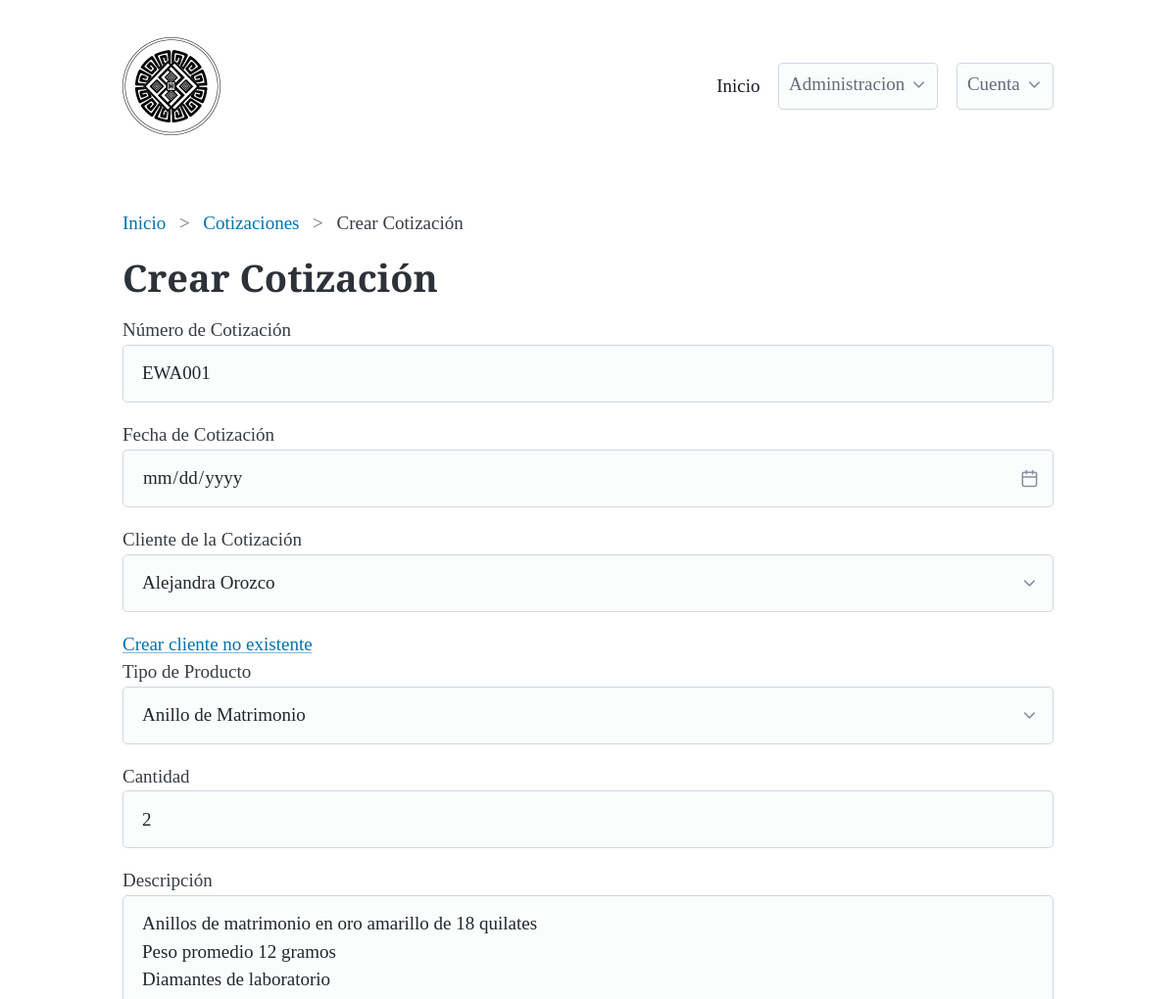
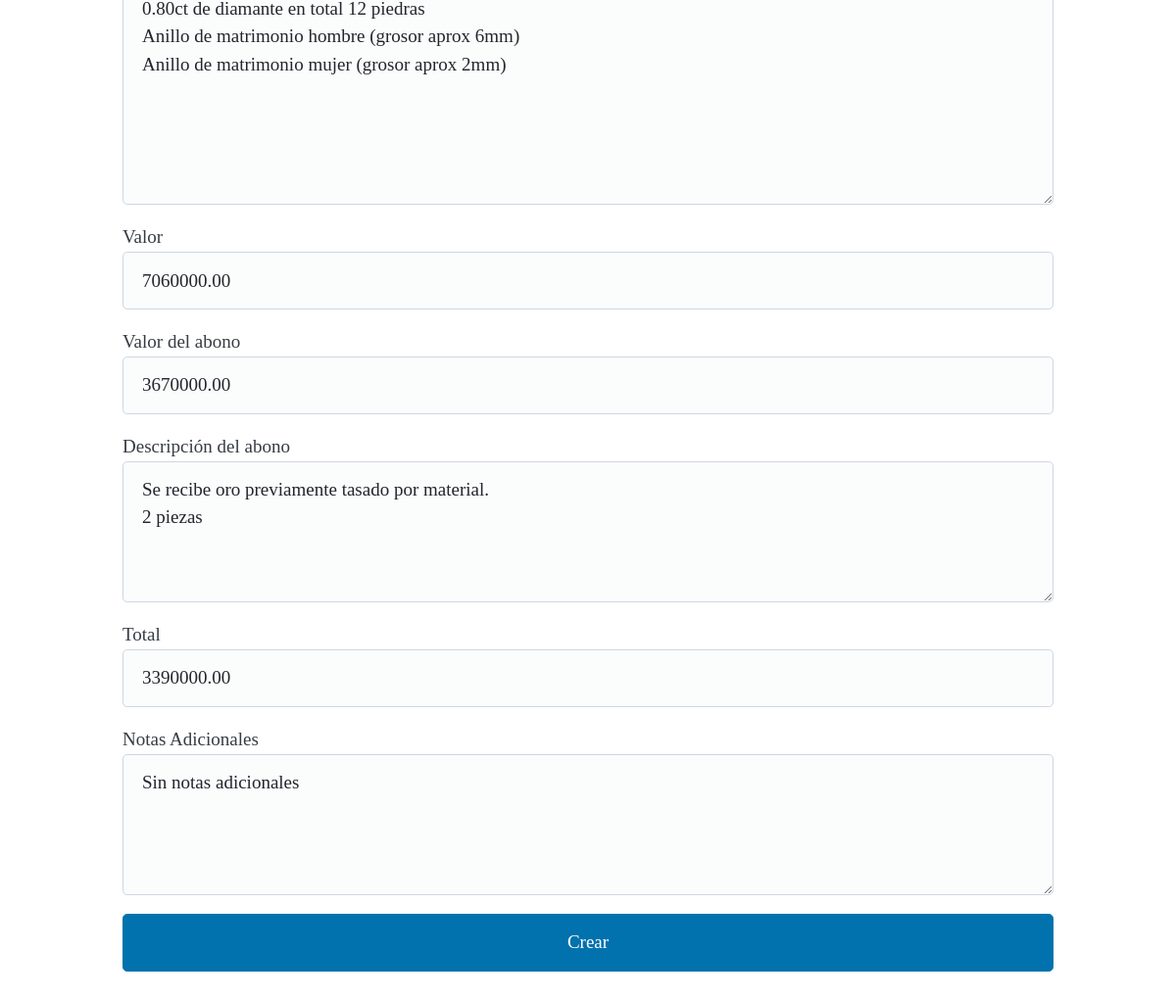
Page /quotes/update/1/ (signed in) on the committed database (2 pictures, top to bottom).
### quotes/models.py (models this page shows, shortened)
class Quote(models.Model):
    def generate_quote_number():
        last_quote = Quote.objects.all().aggregate(Max('id'))['id__max']
        next_number = 1 if last_quote is None else last_quote + 1
        return f'EWA{next_number:03d}'
    created_at = models.DateTimeField(auto_now_add=True, null=True, blank=True)
    quote_number = models.CharField(
        max_length=100,
        unique=True,
        default=generate_quote_number,
    )
    quote_quantity = models.IntegerField(null=True, blank=True)
    QUOTE_PRODUCT_TYPE_CHOICES = [
        ('Anillo de Compromiso', 'Anillo de Compromiso'),
        ('Anillo de Matrimonio', 'Anillo de Matrimonio'),
        ('A medida', 'A medida'),
        ('Otro', 'Otro'),
    ]
    quote_product_type = models.CharField(max_length=100, null=False, blank=False, choices=QUOTE_PRODUCT_TYPE_CHOICES)
    quote_date = models.DateField(null=False, blank=False, default=timezone.now)
    quote_value = models.DecimalField(max_digits=10, decimal_places=2, null=True, blank=True)
    quote_total = models.DecimalField(max_digits=10, decimal_places=2, null=True, blank=True)
    quote_description = models.TextField(null=True, blank=True)
    quote_additional_notes = models.TextField(null=True, blank=True)
    client = models.ForeignKey(Client, on_delete=models.DO_NOTHING, null=True, blank=True)
    quote_discount = models.DecimalField(max_digits=10, decimal_places=2, null=True, blank=True)
    quote_discount_description = models.CharField(max_length=100, null=True, blank=True)

### quotes/views.py (the view)
# urls.py: path('update/<int:pk>/', QuoteUpdateView.as_view(), name='quotes_update'),
class QuoteUpdateView(UpdateView):
    model = Quote
    form_class = QuoteForm
    template_name = 'quotes/quotes_create.html'
    success_url = reverse_lazy('quotes:quotes_list')
    def get_context_data(self, **kwargs):
        context = super().get_context_data(**kwargs)
        context['quote'] = Quote.objects.get(id=self.kwargs['pk'])
        return context

### clients/models.py (called while the page is built)
    def __str__(self):
        return self.name

### quotes/templates/quotes/quotes_create.html (shortened to what this page needs)
{% extends 'base.html' %}
{% block breadcrumb %}
<nav aria-label="breadcrumb">
    <ul>
       <li><a href="{% url 'dashboard:dashboard' %}">Inicio</a></li>
      <li><a href="{% url 'quotes:quotes_list' %}">Cotizaciones</a></li>
      <li>Crear Cotización</li>
    </ul>
  </nav>
{% endblock %}
{% block content %}
<h1>Crear Cotización</h1>
<form method="post">
    <div class="form-group">
        {{form.quote_number.label}}
        {{form.quote_number}}
    </div>
    <div class="form-group">
        {{form.quote_date.label}}
        {{form.quote_date}}
    </div>
    <div class="form-group">
        {{form.client.label}}
        {{form.client}}
        <a href="{% url 'clients:clients_create' 'true' %}" class="btn btn-primary">Crear cliente no existente</a>
    </div>
    <div class="form-group">
        {{form.quote_product_type.label}}
        {{form.quote_product_type}}
    </div>
    <div class="form-group">
        {{form.quote_quantity.label}}
        {{form.quote_quantity}}
    </div>
    <div class="form-group">
        {{ form.quote_description.label }}
        {{ form.quote_description }}
    </div>
    <div class="form-group">
        {{form.quote_value.label}}
        {{form.quote_value}}
    </div>
     {% if quote.quote_discount is not None %}
     <div class="form-group">
        {{form.quote_discount.label}}
        {{form.quote_discount}}
    </div>
    <div class="form-group">
        {{form.quote_discount_description.label}}
        {{form.quote_discount_description}}
    </div>
    {% endif %}
    <div class="form-group">
        {{ form.quote_total.label }}
        {{ form.quote_total }}
    </div>
    <div class="form-group">
        {{form.quote_additional_notes.label}}
        {{form.quote_additional_notes}}
    </div>
    <button type="submit">Crear</button>
</form>
{% endblock %}

### static/css/style.css (style rules this page uses)
:root { font-family: 'Cormorant', serif; }
h1 { font-size: 2rem; font-weight: 700; font-family: 'Cormorant', serif; }
button { background-color: #927c3f; color: white; border: none; }

### rows in the picture
Quote: quote_number "EWA001", client "Alejandra Orozco", quote_product_type "Anillo de Matrimonio", quote_quantity "2", quote_description "Anillos de matrimonio en oro amarillo de 18 quilates Peso promedio 12 gramos Diamantes de laboratorio 0.80ct de diamante en total 12 piedras Anillo de matrimonio hombre (grosor aprox 6mm) Anillo de matrimonio mujer (grosor aprox 2mm)", quote_value "7060000.00", quote_discount "3670000.00", quote_discount_description "Se recibe oro previamente tasado por material. 2 piezas", quote_total "3390000.00", quote_additional_notes "Sin notas adicionales"
